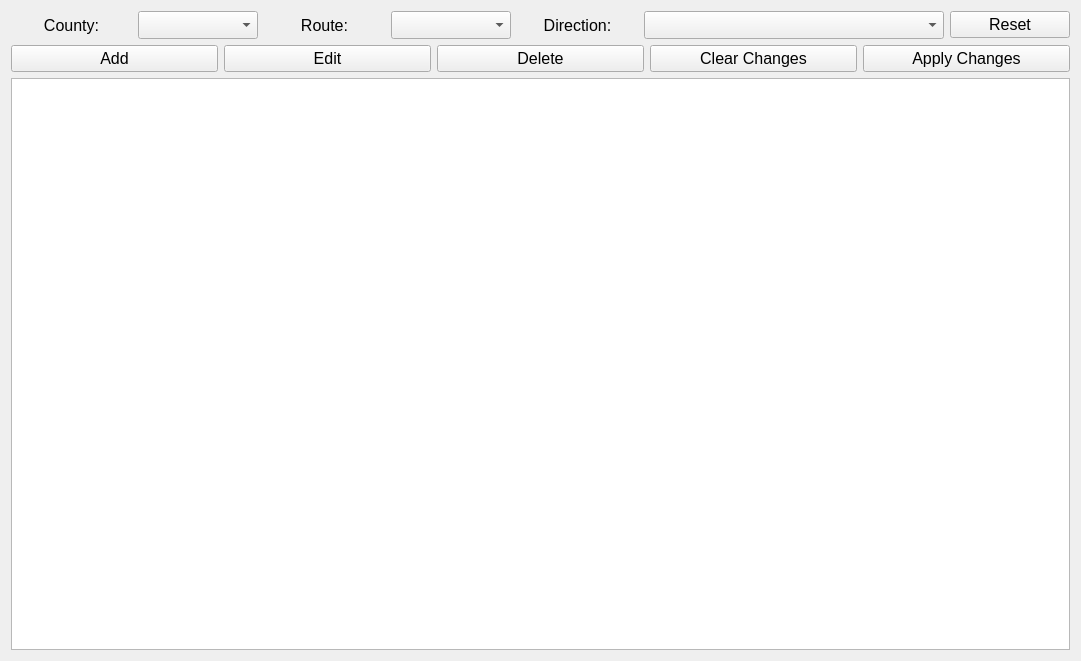
<?xml version="1.0" encoding="UTF-8"?>
<ui version="4.0">
 <class>VCRLD_Edit_Form</class>
 <widget class="QWidget" name="VCRLD_Edit_Form">
  <property name="geometry">
   <rect>
    <x>0</x>
    <y>0</y>
    <width>1081</width>
    <height>661</height>
   </rect>
  </property>
  <property name="windowTitle">
   <string>VCRLD Edit</string>
  </property>
  <layout class="QHBoxLayout" name="horizontalLayout_3">
   <item>
    <layout class="QVBoxLayout" name="verticalLayout">
     <item>
      <layout class="QHBoxLayout" name="horizontalLayout">
       <item>
        <widget class="QLabel" name="labelCounty">
         <property name="font">
          <font>
           <pointsize>12</pointsize>
          </font>
         </property>
         <property name="text">
          <string>County:</string>
         </property>
         <property name="alignment">
          <set>Qt::AlignCenter</set>
         </property>
        </widget>
       </item>
       <item>
        <widget class="QComboBox" name="comboBoxCounty">
         <property name="minimumSize">
          <size>
           <width>100</width>
           <height>28</height>
          </size>
         </property>
         <property name="font">
          <font>
           <pointsize>12</pointsize>
          </font>
         </property>
         <property name="toolTip">
          <string>&lt;html&gt;&lt;head/&gt;&lt;body&gt;&lt;p&gt;Please Select County&lt;/p&gt;&lt;/body&gt;&lt;/html&gt;</string>
         </property>
         <property name="statusTip">
          <string>Select County</string>
         </property>
        </widget>
       </item>
       <item>
        <widget class="QLabel" name="labelRoute">
         <property name="font">
          <font>
           <pointsize>12</pointsize>
          </font>
         </property>
         <property name="text">
          <string>Route:</string>
         </property>
         <property name="alignment">
          <set>Qt::AlignCenter</set>
         </property>
        </widget>
       </item>
       <item>
        <widget class="QComboBox" name="comboBoxRoute">
         <property name="minimumSize">
          <size>
           <width>100</width>
           <height>28</height>
          </size>
         </property>
         <property name="font">
          <font>
           <pointsize>12</pointsize>
          </font>
         </property>
         <property name="toolTip">
          <string>&lt;html&gt;&lt;head/&gt;&lt;body&gt;&lt;p&gt;Please Select Route&lt;/p&gt;&lt;/body&gt;&lt;/html&gt;</string>
         </property>
         <property name="statusTip">
          <string>Select Route</string>
         </property>
        </widget>
       </item>
       <item>
        <widget class="QLabel" name="labelDirection">
         <property name="font">
          <font>
           <pointsize>12</pointsize>
          </font>
         </property>
         <property name="text">
          <string>Direction:</string>
         </property>
         <property name="alignment">
          <set>Qt::AlignCenter</set>
         </property>
        </widget>
       </item>
       <item>
        <widget class="QComboBox" name="comboBoxDirection">
         <property name="minimumSize">
          <size>
           <width>300</width>
           <height>28</height>
          </size>
         </property>
         <property name="font">
          <font>
           <pointsize>12</pointsize>
          </font>
         </property>
         <property name="toolTip">
          <string>Please Select Direction</string>
         </property>
         <property name="statusTip">
          <string>Select Direction</string>
         </property>
        </widget>
       </item>
       <item>
        <widget class="QPushButton" name="pushButtonReset">
         <property name="font">
          <font>
           <pointsize>12</pointsize>
          </font>
         </property>
         <property name="text">
          <string>Reset</string>
         </property>
        </widget>
       </item>
      </layout>
     </item>
     <item>
      <layout class="QHBoxLayout" name="horizontalLayout_2">
       <item>
        <widget class="QPushButton" name="pushButtonAdd">
         <property name="maximumSize">
          <size>
           <width>16777215</width>
           <height>28</height>
          </size>
         </property>
         <property name="font">
          <font>
           <pointsize>12</pointsize>
          </font>
         </property>
         <property name="text">
          <string>Add</string>
         </property>
        </widget>
       </item>
       <item>
        <widget class="QPushButton" name="pushButtonEdit">
         <property name="maximumSize">
          <size>
           <width>16777215</width>
           <height>28</height>
          </size>
         </property>
         <property name="font">
          <font>
           <pointsize>12</pointsize>
          </font>
         </property>
         <property name="text">
          <string>Edit</string>
         </property>
        </widget>
       </item>
       <item>
        <widget class="QPushButton" name="pushButtonDelete">
         <property name="maximumSize">
          <size>
           <width>16777215</width>
           <height>28</height>
          </size>
         </property>
         <property name="font">
          <font>
           <pointsize>12</pointsize>
          </font>
         </property>
         <property name="text">
          <string>Delete</string>
         </property>
        </widget>
       </item>
       <item>
        <widget class="QPushButton" name="pushButtonClearChanges">
         <property name="maximumSize">
          <size>
           <width>16777215</width>
           <height>28</height>
          </size>
         </property>
         <property name="font">
          <font>
           <pointsize>12</pointsize>
          </font>
         </property>
         <property name="text">
          <string>Clear Changes</string>
         </property>
        </widget>
       </item>
       <item>
        <widget class="QPushButton" name="pushButtonApply">
         <property name="maximumSize">
          <size>
           <width>16777215</width>
           <height>28</height>
          </size>
         </property>
         <property name="font">
          <font>
           <pointsize>12</pointsize>
          </font>
         </property>
         <property name="text">
          <string>Apply Changes</string>
         </property>
        </widget>
       </item>
      </layout>
     </item>
     <item>
      <widget class="QTableWidget" name="tableWidget">
       <property name="font">
        <font>
         <pointsize>12</pointsize>
        </font>
       </property>
      </widget>
     </item>
    </layout>
   </item>
  </layout>
 </widget>
 <resources/>
 <connections/>
</ui>
